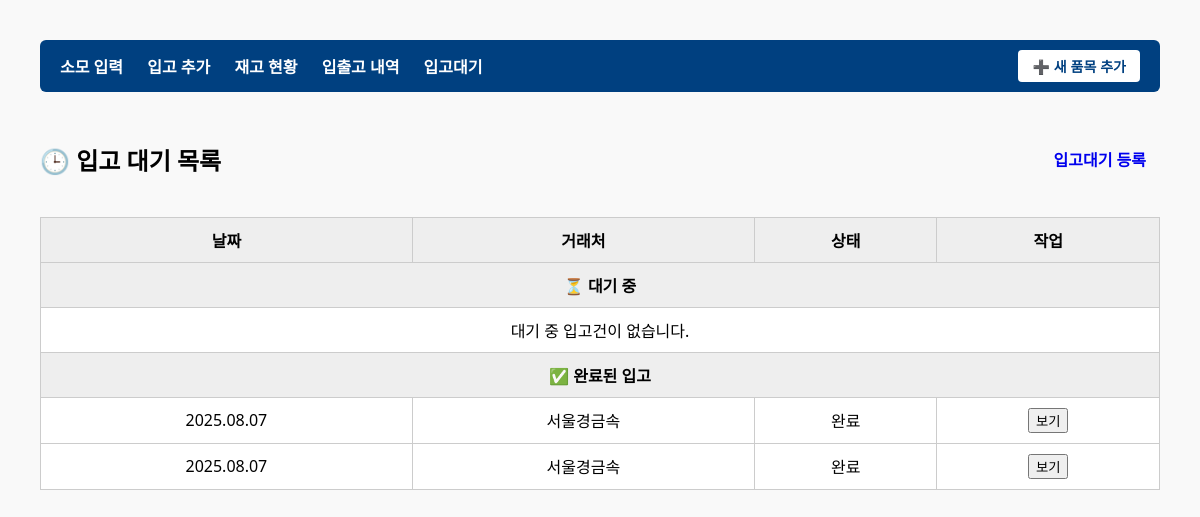
The page /pending_stock/ on the database as committed earlier.
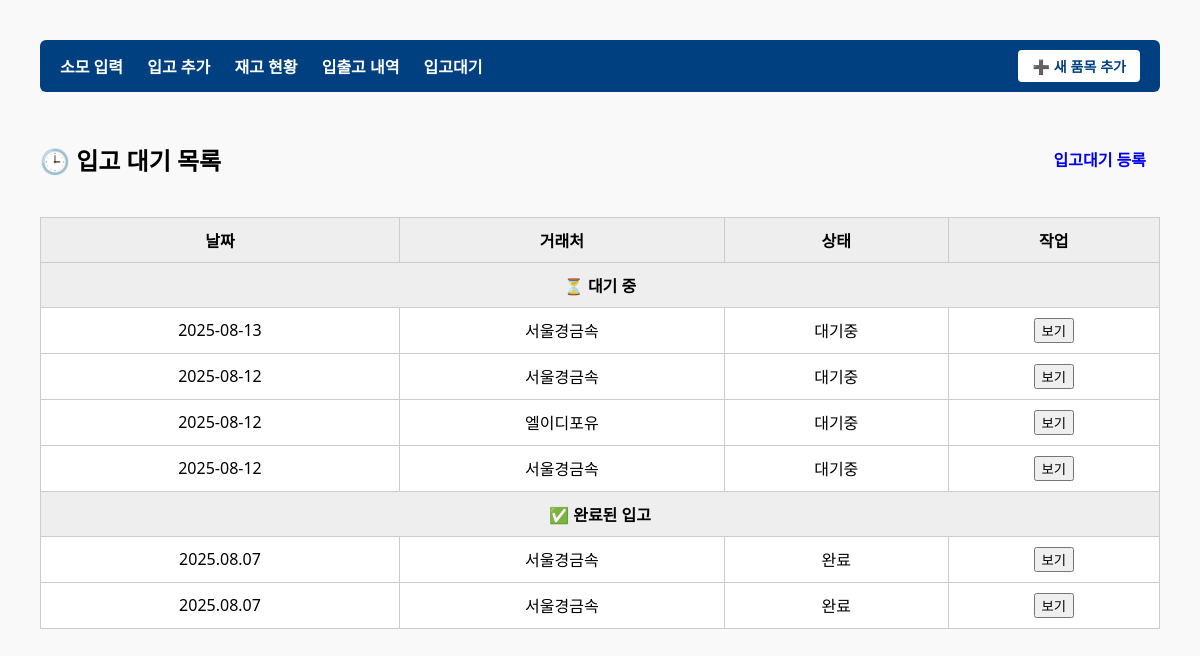
The same page on the database as committed later.
### inventory/models.py (models this page shows, shortened)
class PendingStockBatch(models.Model):
    supplier = models.CharField("거래처", max_length=100)
    uploaded_at = models.DateTimeField("입고 예정일")
    status = models.CharField("상태", max_length=10, choices=[('PENDING', '대기'), ('DONE', '완료'), ('CANCELED', '취소')], default='PENDING')
    processed_by = models.ForeignKey(InventoryUser, verbose_name="처리자", null=True, blank=True, on_delete=models.SET_NULL)
    processed_at = models.DateTimeField("처리일시", null=True, blank=True)
    class Meta:
        ordering = ['-uploaded_at']
        verbose_name = "입고 대기건"
        verbose_name_plural = "입고 대기건"

### inventory/views.py (the view)
# urls.py: path('pending_stock/', pending_stock_list, name='pending_stock_list'),
def pending_stock_list(request):
    pending_batches = PendingStockBatch.objects.filter(status='PENDING').order_by('-uploaded_at')
    done_batches = PendingStockBatch.objects.filter(status='DONE').order_by('-uploaded_at')
    for batch in pending_batches:
        batch.formatted_date = localtime(batch.uploaded_at).strftime('%Y.%m.%d')
    for batch in done_batches:
        batch.formatted_date = localtime(batch.uploaded_at).strftime('%Y.%m.%d')
    return render(request, 'inventory/pending_stock_list.html', {
        'pending_batches': pending_batches,
        'done_batches': done_batches,
    })

### inventory/context_processors.py (called while the page is built)
def common_categories(request):
    return {
        'categories': UsageCategory.objects.all()
    }

### inventory/templates/inventory/pending_stock_list.html (shortened to what this page needs)
{% extends 'inventory/base.html' %}
{% block content %}
<div class="header-bar">
  <h2>🕒 입고 대기 목록</h2>
  <a href="{% url 'paste_table_upload' %}" class="btn-register">입고대기 등록</a>
</div>
<table class="styled-table">
  <thead>
    <tr>
      <th>날짜</th>
      <th>거래처</th>
      <th>상태</th>
      <th>작업</th>
    </tr>
  </thead>
  <tbody>
    <tr>
      <th colspan="4" class="section-header">⏳ 대기 중</th>
    </tr>
    {% for batch in pending_batches %}
    <tr>
      <td>{{ batch.uploaded_at|date:"Y-m-d" }}</td>
      <td>{{ batch.supplier }}</td>
      <td>대기중</td>
      <td><button type="button" onclick="showBatchModal('{{ batch.id }}', true)" class="btn btn-sm">보기</button></td>
    </tr>
    {% empty %}
    <tr>
      <td colspan="4">대기 중 입고건이 없습니다.</td>
    </tr>
    {% endfor %}
    <tr>
      <th colspan="4" class="section-header">✅ 완료된 입고</th>
    </tr>
    {% for batch in done_batches %}
    <tr>
      <td>{{ batch.formatted_date }}</td>
      <td>{{ batch.supplier }}</td>
      <td>완료</td>
      <td><button type="button" onclick="showBatchModal('{{ batch.id }}', false)" class="btn btn-sm">보기</button></td>
    </tr>
    {% empty %}
    <tr>
      <td colspan="4">완료된 입고건이 없습니다.</td>
    </tr>
    {% endfor %}
  </tbody>
</table>
{% endblock %}

Rows that differ between the two databases and show on the page:
added PendingStockBatch: uploaded_at "2025-08-13", supplier "서울경금속", shown under "🕒 입고 대기 목록"
added PendingStockBatch: uploaded_at "2025-08-12", supplier "서울경금속", shown under "🕒 입고 대기 목록"
added PendingStockBatch: uploaded_at "2025-08-12", supplier "엘이디포유", shown under "🕒 입고 대기 목록"
added PendingStockBatch: uploaded_at "2025-08-12", supplier "서울경금속", shown under "🕒 입고 대기 목록"
Other text that changed with them:
text no longer shown: "대기 중 입고건이 없습니다."
